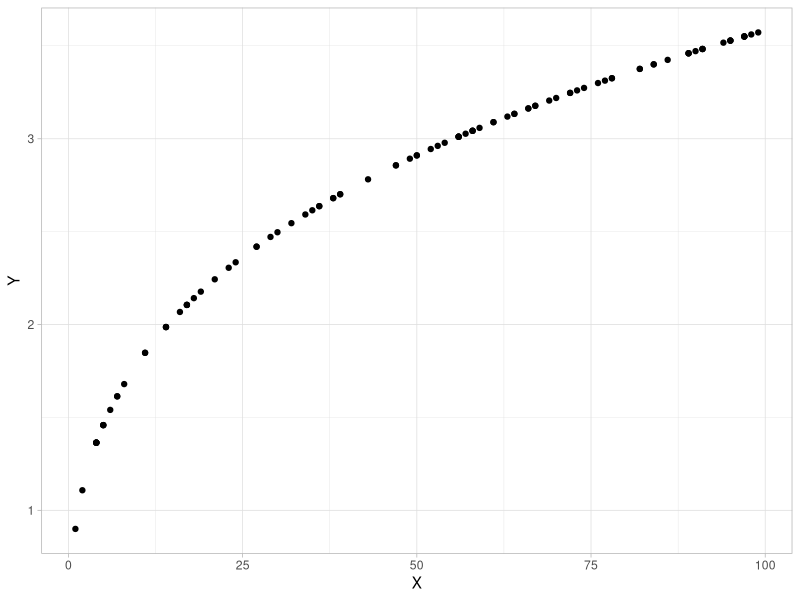

Reproduce this figure in R.
## ---- chunk 1
library(tidyverse)
## ---- chunk 2
X <- runif(100, min = 0, max = 100) %>% round()
Y <- 0.9*X^0.3 # this represents the functional form that I used

cbind(X,Y) %>% 
  as_tibble() %>%
  ggplot(aes(x= X, y=Y)) +
  geom_point() + 
  theme_light()
